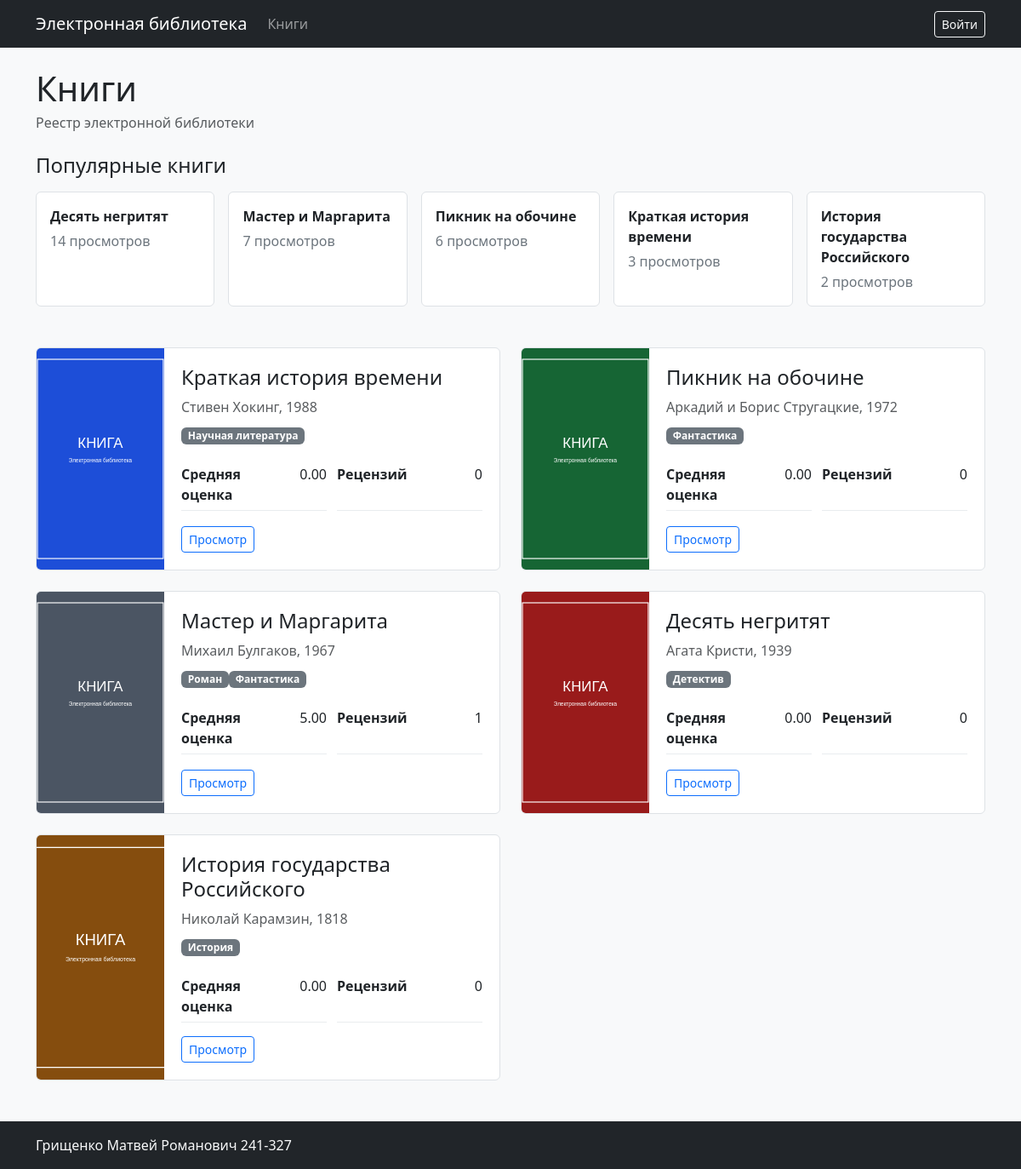
The page / on the database its author committed.
### app/models.py (models this page shows)
class Book(db.Model):
    __tablename__ = "books"
    id: Mapped[int] = mapped_column(primary_key=True)
    title: Mapped[str] = mapped_column(db.String(255), nullable=False)
    short_description: Mapped[str] = mapped_column(db.Text, nullable=False)
    year: Mapped[int] = mapped_column(nullable=False)
    publisher: Mapped[str] = mapped_column(db.String(255), nullable=False)
    author: Mapped[str] = mapped_column(db.String(255), nullable=False)
    pages: Mapped[int] = mapped_column(nullable=False)
    created_at: Mapped[datetime] = mapped_column(default=datetime.utcnow)
    genres: Mapped[list[Genre]] = relationship(secondary=book_genres, lazy="selectin")
    cover: Mapped["Cover"] = relationship(
        back_populates="book",
        cascade="all, delete-orphan",
        uselist=False,
        passive_deletes=True,
    )
    reviews: Mapped[list["Review"]] = relationship(
        back_populates="book",
        cascade="all, delete-orphan",
        passive_deletes=True,
    )
    views: Mapped[list["BookView"]] = relationship(
        back_populates="book",
        cascade="all, delete-orphan",
        passive_deletes=True,
    )
    @property
    def average_rating(self):
        if not self.reviews:
            return 0
        return sum(review.rating for review in self.reviews) / len(self.reviews)

class Cover(db.Model):
    __tablename__ = "covers"
    id: Mapped[int] = mapped_column(primary_key=True)
    filename: Mapped[str] = mapped_column(db.String(255), nullable=False)
    mime_type: Mapped[str] = mapped_column(db.String(100), nullable=False)
    md5_hash: Mapped[str] = mapped_column(db.String(32), nullable=False, index=True)
    book_id: Mapped[int] = mapped_column(
        db.ForeignKey("books.id", ondelete="CASCADE"), unique=True, nullable=False
    )
    book: Mapped[Book] = relationship(back_populates="cover")

class Genre(db.Model):
    __tablename__ = "genres"
    id: Mapped[int] = mapped_column(primary_key=True)
    name: Mapped[str] = mapped_column(db.String(100), unique=True, nullable=False)

class Review(db.Model):
    __tablename__ = "reviews"
    __table_args__ = (
        UniqueConstraint("book_id", "user_id", name="uq_review_book_user"),
        CheckConstraint("rating >= 0 AND rating <= 5", name="ck_review_rating"),
    )
    id: Mapped[int] = mapped_column(primary_key=True)
    book_id: Mapped[int] = mapped_column(
        db.ForeignKey("books.id", ondelete="CASCADE"), nullable=False
    )
    user_id: Mapped[int] = mapped_column(
        db.ForeignKey("users.id"), nullable=False
    )
    rating: Mapped[int] = mapped_column(nullable=False)
    text: Mapped[str] = mapped_column(db.Text, nullable=False)
    created_at: Mapped[datetime] = mapped_column(
        default=datetime.utcnow, nullable=False
    )
    book: Mapped[Book] = relationship(back_populates="reviews")
    user: Mapped[User] = relationship(back_populates="reviews")

### app/books.py (the view)
@bp.route("/")
def index():
    page = request.args.get("page", 1, type=int)
    pagination = db.paginate(
        db.select(Book).order_by(Book.year.desc(), Book.id.desc()),
        page=page,
        per_page=10,
        error_out=False,
    )
    since = datetime.utcnow() - timedelta(days=90)
    popular = db.session.execute(
        db.select(Book, func.count(BookView.id).label("views_count"))
        .join(BookView)
        .where(BookView.viewed_at >= since)
        .group_by(Book.id)
        .order_by(func.count(BookView.id).desc())
        .limit(5)
    ).all()
    recent = []
    key = visitor_key()
    rows = db.session.execute(
        db.select(Book)
        .join(BookView)
        .where(BookView.visitor_key == key)
        .order_by(BookView.viewed_at.desc())
    ).scalars()
    seen = set()
    for book in rows:
        if book.id not in seen:
            recent.append(book)
            seen.add(book.id)
        if len(recent) == 5:
            break
    return render_template(
        "books/index.html",
        title="Электронная библиотека",
        pagination=pagination,
        books=pagination.items,
        popular=popular,
        recent=recent,
    )

### app/books.py (called while the page is built)
def visitor_key():
    if current_user.is_authenticated:
        return f"user:{current_user.id}"
    if "visitor_key" not in session:
        session["visitor_key"] = uuid.uuid4().hex
    return f"guest:{session['visitor_key']}"

### app/rights.py (called while the page is built)
def can(action):
    return (
        current_user.is_authenticated
        and action in RIGHTS.get(current_user.role_name, set())
    )

### app/templates/books/index.html (shortened to what this page needs)
{% extends 'base.html' %}
{% from 'pagination.html' import render_pagination %}
{% block content %}
<div class="d-flex align-items-center mb-4">
  <div>
    <h1 class="mb-1">Книги</h1>
    <p class="text-muted mb-0">Реестр электронной библиотеки</p>
  </div>
</div>
{% if popular %}
  <section class="mb-5">
    <h2 class="h4 mb-3">Популярные книги</h2>
    <div class="row g-3">
      {% for book, views_count in popular %}
        <div class="col-md-4 col-xl">
          <a class="mini-book" href="{{ url_for('books.show', book_id=book.id) }}">
            <strong>{{ book.title }}</strong>
            <span>{{ views_count }} просмотров</span>
          </a>
        </div>
      {% endfor %}
    </div>
  </section>
{% endif %}
<div class="row g-4">
  {% for book in books %}
    <div class="col-lg-6">
      <article class="book-card">
        <a class="cover-link" href="{{ url_for('books.show', book_id=book.id) }}">
          <img src="{{ url_for('books.cover', filename=book.cover.filename) }}" alt="Обложка {{ book.title }}">
        </a>
        <div class="book-card-body">
          <h2 class="h4">{{ book.title }}</h2>
          <div class="text-muted mb-2">{{ book.author }}, {{ book.year }}</div>
          <div class="mb-3">
            {% for genre in book.genres %}<span class="badge text-bg-secondary">{{ genre.name }}</span>{% endfor %}
          </div>
          <dl class="book-meta">
            <div><dt>Средняя оценка</dt><dd>{{ '%.2f'|format(book.average_rating) }}</dd></div>
            <div><dt>Рецензий</dt><dd>{{ book.reviews|length }}</dd></div>
          </dl>
          <div class="d-flex flex-wrap gap-2 mt-auto">
            <a class="btn btn-sm btn-outline-primary" href="{{ url_for('books.show', book_id=book.id) }}">Просмотр</a>
          </div>
        </div>
      </article>
    </div>
  {% else %}
    <p>Книги пока не добавлены.</p>
  {% endfor %}
</div>
{% endblock %}

### app/templates/base.html (shortened to what this page needs)
<!doctype html>
<html lang="ru">
  <head>
    <link href="https://cdn.jsdelivr.net/npm/bootstrap@5.3.3/dist/css/bootstrap.min.css" rel="stylesheet">
    <link href="https://cdn.jsdelivr.net/npm/easymde/dist/easymde.min.css" rel="stylesheet">
    <link rel="stylesheet" href="{{ url_for('static', filename='styles.css') }}">
  </head>
  <body class="d-flex flex-column min-vh-100">
    <nav class="navbar navbar-expand-lg navbar-dark bg-dark">
      <div class="container">
        <a class="navbar-brand" href="{{ url_for('books.index') }}">Электронная библиотека</a>
        <div class="collapse navbar-collapse" id="navbar">
          <div class="navbar-nav me-auto">
            <a class="nav-link" href="{{ url_for('books.index') }}">Книги</a>
          </div>
          <div class="navbar-nav align-items-lg-center">
            {% if current_user.is_authenticated %}
              <span class="navbar-text me-lg-3">{{ current_user.full_name }}</span>
              <a class="btn btn-outline-light btn-sm" href="{{ url_for('auth.logout') }}">Выйти</a>
            {% else %}
              <a class="btn btn-outline-light btn-sm" href="{{ url_for('auth.login') }}">Войти</a>
            {% endif %}
          </div>
        </div>
      </div>
    </nav>
    <main class="container py-4 flex-grow-1">
      {% block content %}{% endblock %}
    </main>
    <footer class="bg-dark text-light py-3">
      <div class="container">Грищенко Матвей Романович 241-327</div>
    </footer>
  </body>
</html>

### app/static/styles.css (style rules this page uses)
body { background: #f8f9fa; color: #202428; }
.book-card { display: grid; grid-template-columns: 150px 1fr; min-height: 260px; height: 100%; overflow: hidden; background: #fff; border: 1px solid #dee2e6; border-radius: 6px; }
.cover-link img { width: 100%; height: 100%; min-height: 260px; object-fit: cover; }
.book-card-body { display: flex; flex-direction: column; padding: 1.25rem; }
.book-meta { display: grid; grid-template-columns: repeat(2, minmax(0, 1fr)); gap: .75rem; }
.book-meta div, .detail-list div { display: flex; justify-content: space-between; gap: 1rem; border-bottom: 1px solid #e9ecef; padding: .4rem 0; }
.book-meta dt, .book-meta dd, .detail-list dt, .detail-list dd { margin: 0; }
.mini-book { display: flex; flex-direction: column; height: 100%; padding: 1rem; color: inherit; text-decoration: none; background: #fff; border: 1px solid #dee2e6; border-radius: 6px; }
.mini-book span { color: #6c757d; margin-top: .35rem; }

### rows shown on the page
Book: title "Десять негритят", views_count "14", filename (picture), author "Агата Кристи", year "1939", average_rating "0.00", reviews|length "0"
Book: title "Мастер и Маргарита", views_count "7", filename (picture), author "Михаил Булгаков", year "1967", reviews|length "1"
Book: title "Пикник на обочине", views_count "6", filename (picture), author "Аркадий и Борис Стругацкие", year "1972", average_rating "0.00", reviews|length "0"
Book: title "Краткая история времени", views_count "3", filename (picture), author "Стивен Хокинг", year "1988", average_rating "0.00", reviews|length "0"
Book: title "История государства Российского", views_count "2", filename (picture), author "Николай Карамзин", year "1818", average_rating "0.00", reviews|length "0"
Genre: name "Научная литература"
Genre: name "Фантастика"
Genre: name "Роман"
Review: average_rating "5.00"
Genre: name "Детектив"
Genre: name "История"
